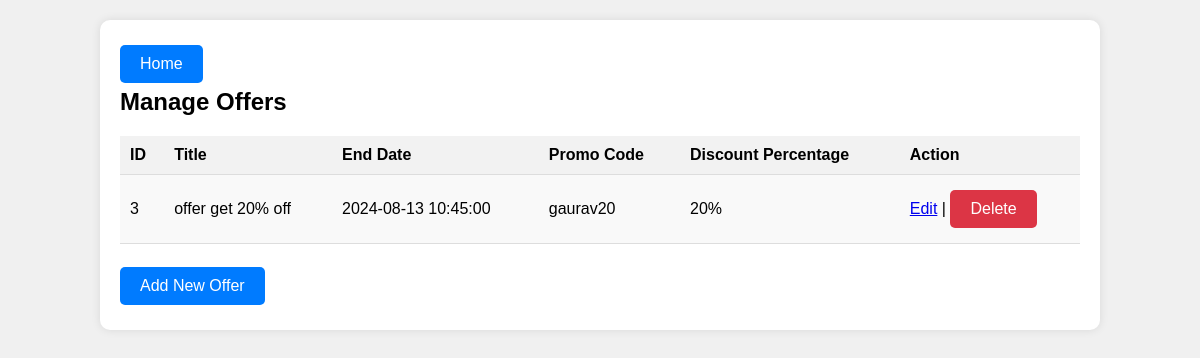
Page /admin/offers.php (signed in) on the committed database.
### tables this page shows
CREATE TABLE `offers` (
  `id` int(11) NOT NULL,
  `title` varchar(255) NOT NULL,
  `end_date` datetime NOT NULL,
  `promo_code` varchar(50) NOT NULL,
  `discount_percentage` int(11) NOT NULL
);

### admin/offers.php (the view, shortened to what this page needs)
<?php
require_once 'connection.php';
        ?>
        <?php
$sql = "SELECT * FROM offers";
$result = $conn->query($sql);
?>
<!DOCTYPE html>
<html lang="en">
<head>
</head>
<body>
    <div class="container">
        <a href="admin_pannel.php" class="button-home">Home</a>
        <h2>Manage Offers</h2>
        <table>
            <tr><th>ID</th><th>Title</th><th>End Date</th><th>Promo Code</th><th>Discount Percentage</th><th>Action</th></tr>
            <?php
            if ($result->num_rows > 0) {
                while ($row = $result->fetch_assoc()) {
                    echo "<tr>";
                    echo "<td>" . htmlspecialchars($row['id']) . "</td>";
                    echo "<td>" . htmlspecialchars($row['title']) . "</td>";
                    echo "<td>" . htmlspecialchars($row['end_date']) . "</td>";
                    echo "<td>" . htmlspecialchars($row['promo_code']) . "</td>";
                    echo "<td>" . htmlspecialchars($row['discount_percentage']) . "%</td>";
                    echo "<td><a href='offers.php?action=edit&id=" . htmlspecialchars($row['id']) . "' class='button-edit'>Edit</a> | ";
                    echo "<a href='offers.php?action=delete&id=" . htmlspecialchars($row['id']) . "' class='button-delete' onclick='return confirm(\"Are you sure you want to delete this offer?\")'>Delete</a></td>";
                    echo "</tr>";
                }
            } else {
                echo "<tr><td colspan='6'>No offers found</td></tr>";
            }
            ?>
        </table>
        <br><a href="add_offer.php" class="button-add">Add New Offer</a>
    </div>
</body>
</html>

### admin/offers.php (style rules this page uses)
body { font-family: Arial, sans-serif; background-color: #f0f0f0; margin: 0; padding: 0; }
.container { width: 80%; margin: 20px auto; background-color: white; padding: 20px; border-radius: 10px; box-shadow: 0 0 10px rgba(0, 0, 0, 0.1); }
h2 { margin-top: 0; }
.button-home, .button-back, .button-add, .button-delete, .button-submit { display: inline-block; padding: 10px 20px; margin: 5px 0; text-decoration: none; color: white; background-color: #007BFF; border-radius: 5px; border: none; }
.button-delete { background-color: #dc3545; }
table { width: 100%; border-collapse: collapse; margin-top: 20px; }
th, td { padding: 10px; text-align: left; border-bottom: 1px solid #ddd; }
th { background-color: #f2f2f2; }
tr:nth-child(even) { background-color: #f9f9f9; }

### rows in the picture
offers: id "3", title "offer get 20% off", end_date "2024-08-13 10:45:00", promo_code "gaurav20", discount_percentage "20"
